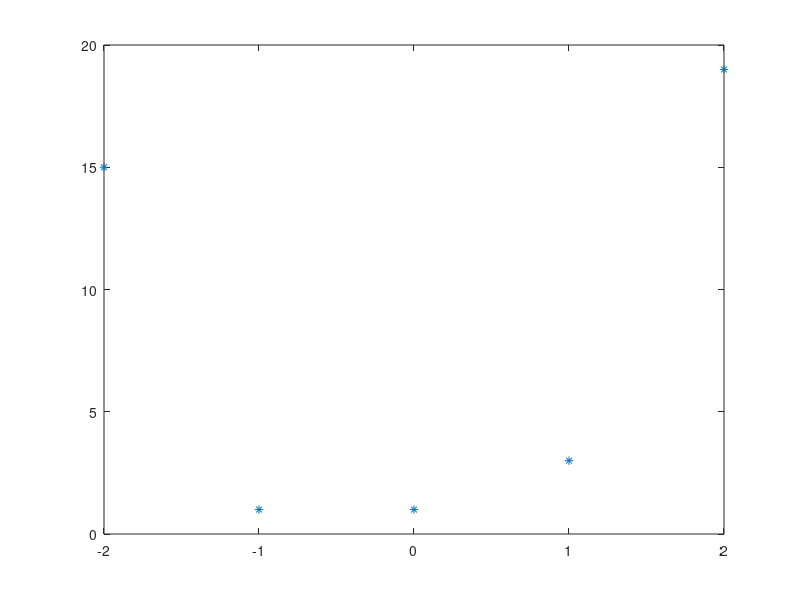

This figure's MATLAB source: (Note: this script raises an error after producing the figure.)
clc
clear all

x=[-2 -1 0 1 2];
y=[15 1 1 3 19];
n=length(x);

plot(x,y,'*');
hold on

A=[n sum(x,2) sum(x.^2,2); sum(x,2) sum(x.^2,2) sum(x.^3,2);sum(x.^2,2) sum(x.^3,2) sum(x.^4,2)]
B=[sum(y,2); sum(y.*x,2); sum(y.*x.^2,2)]

X=inv(A)*B;

syms z
f=@(z) X(1)+X(2)*z+X(3)*z*z;
fplot(f);